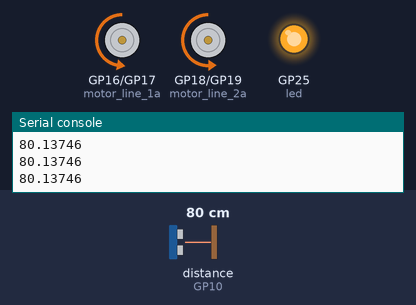
Recording of a program running on a simulated Raspberry Pi Pico running MicroPython. Parts: motor-driver pin pairs drawn as motors (green arrow = first pin HIGH = forward, orange = second pin HIGH = backward, longer = more drive), output pins drawn as LEDs (lit = HIGH), the last lines printed to the serial console. The inputs (shaded band) are chosen by the test bench; at power-on: distance to the obstacle (sensor on GP10) 80 cm. The echo pulse lasts 58.3 µs per cm; random numbers come from a fixed seed; pins used as bus, display or sensor lines are not drawn.

Above: at 1.2 s.
1.3 s: distance to the obstacle (sensor on GP10) set to 44 cm
2.8 s: distance to the obstacle (sensor on GP10) set to 36 cm
At 3.5 s:
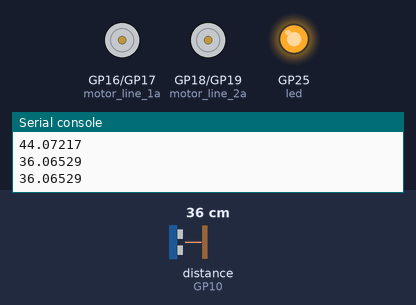
4.3 s: distance to the obstacle (sensor on GP10) set to 60 cm
At 5.3 s:
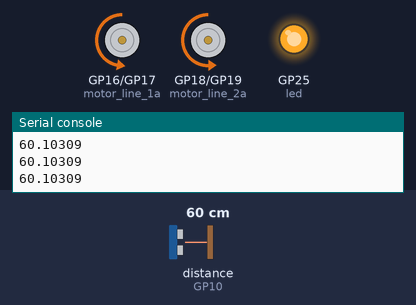
6.1 s: distance to the obstacle (sensor on GP10) set to 2 cm
At 7.5 s:
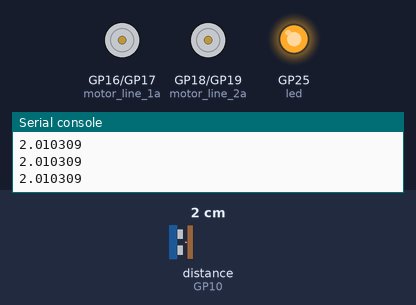
Timing chart, 0 to 8.6 s (numbered marks = the images above; inputs shaded):
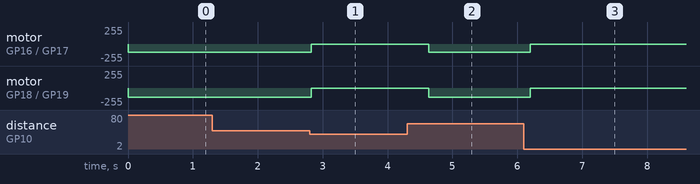

Measured:
- the behaviour switches between 40 and 39 cm on distance to the obstacle (sensor on GP10) (found by bisection; images 0 and 1)
- after the input at 2.8 s, motor on GP16 (motor_line_1a) / GP17 (motor_line_1b): backward 127/255 → stopped at once; motor on GP18 (motor_line_2a) / GP19 (motor_line_2b): backward 140/255 → stopped at once
- after the input at 4.3 s, motor on GP16 (motor_line_1a) / GP17 (motor_line_1b): stopped → backward 127/255 after 0.33 s; motor on GP18 (motor_line_2a) / GP19 (motor_line_2b): stopped → backward 140/255 after 0.33 s
- after the input at 6.1 s, motor on GP16 (motor_line_1a) / GP17 (motor_line_1b): backward 127/255 → stopped after 0.10 s; motor on GP18 (motor_line_2a) / GP19 (motor_line_2b): backward 140/255 → stopped after 0.10 s

The program:

robo_car_task3.py
```python
"""
Projekt für ein Roboter Workshop
Auto mit 2 Rädern faehrt ohne gegen Hindernisse zu stossen.
Ein Ultraschallsensor misst die Entfernung zu Hindernissen.
Bei zu geringem Abstand zum Hindernis haelt der Robo, dreht
in eine beliebige Richtung und faehrt weiter wenn kein Hindernis
in der Naehe.
Benoetigte Teile:
- 2WD Robot Car
- Motortreiber für 2 Motoren
- Ultraschallsensor HC-SR04P (3.3V) oder HC-SR04 (inkl. Levelshifter)
- Raspberry Pi Pico
- Batterien (5V Spannungsregler)
"""
# Aufgaben
# +++ 1) Messen mit dem Ultraschallentfernungssensor „HC-SR04“ in einer Dauerschleife
# +++ 2) Start / Stop der Motoren in Abhängigkeit der Entfernung
# +++ 3) Zufälliges drehen des Robos nach links oder rechts

# Micropython Bibliotheken und Klassen
import os   # Betriebssystem Funktionen, z.B. uname(), Infos zum Micropython board
import sys  # System Funktionen, z.B. exit()

from machine import Pin            # Pin-Klasse
from machine import PWM            # PWM-Klasse
from machine import time_pulse_us  # Funktion um Echopuls zu messen
from time import sleep             # Verzoegerung in Sekunden
from random import choice          # Zufallswahl
from utime import sleep_us         # Verzoegerung in Mikrosekunden

# Konstanten

# GPIOs des Abstandssensors
DISTANCE_TIME_OF_SOUND_AT_CM = 29.1
DISTANCE_MAX_RANGE_IN_CM = 500
DISTANCE_ECHO_PIN = 10
DISTANCE_TRIGGER_PIN = 11
DISTANCE_ECHO_TIMEOUT_US = int(DISTANCE_MAX_RANGE_IN_CM*2*DISTANCE_TIME_OF_SOUND_AT_CM)
# Motorenleistung/Geschwindigkeit, anpassen für Geradeauslauf
MOTOR_PWM_MAX_DUTY_CYLCE = 65535
MOTOR_PWM_FREQUENCY = 500
MOTOR_SPEED_1 = 0.5
MOTOR_SPEED_2 = 0.55
MOTOR_LINE_1A_PIN = 16  # Motor 1
MOTOR_LINE_1B_PIN = 17  # Motor 1
MOTOR_LINE_2A_PIN = 18  # Motor 2
MOTOR_LINE_2B_PIN = 19  # Motor 2
# Status LED
LED_ONBOARD_PIN = 25

# Globale Variablen

# Initialisiere IOs
motor_line_1a = PWM(Pin(MOTOR_LINE_1A_PIN, Pin.OUT), freq=MOTOR_PWM_FREQUENCY, duty_u16=0)
motor_line_1b = PWM(Pin(MOTOR_LINE_1B_PIN, Pin.OUT), freq=MOTOR_PWM_FREQUENCY, duty_u16=0)
motor_line_2a = PWM(Pin(MOTOR_LINE_2A_PIN, Pin.OUT), freq=MOTOR_PWM_FREQUENCY, duty_u16=0)
motor_line_2b = PWM(Pin(MOTOR_LINE_2B_PIN, Pin.OUT), freq=MOTOR_PWM_FREQUENCY, duty_u16=0)

distance_trigger = Pin(DISTANCE_TRIGGER_PIN, mode=Pin.OUT)
distance_echo = Pin(DISTANCE_ECHO_PIN, mode=Pin.IN, pull=Pin.PULL_DOWN)

# Erzeuge Instanzen der Motor-Klasse
led = Pin(LED_ONBOARD_PIN, Pin.OUT)

# Funktionen

# Funktionen zum Steuern des Robos
def motor_forward(pin1, pin2, speed):
    pin1.duty_u16(0)
    pin2.duty_u16(int(MOTOR_PWM_MAX_DUTY_CYLCE * speed))  # Type cast zu Integer, variable speed ist vom typ Float


def motor_backward(pin1, pin2, speed):
    pin1.duty_u16(int(MOTOR_PWM_MAX_DUTY_CYLCE * speed))  # Type cast zu Integer, variable speed ist vom typ Float
    pin2.duty_u16(0)


def motor_stop(pin1, pin2):
    pin1.duty_u16(0)
    pin2.duty_u16(0)


def robo_stop():
    """ Stoppt das Roboter Auto """
    # +++ 2) +++ alle Motoren stop
    motor_stop(motor_line_1a, motor_line_1b)
    motor_stop(motor_line_2a, motor_line_2b)
    # eine 1/2 Sekunde warten
    sleep(0.5)


def robo_go():
    """ Faehrt Roboter Auto forwaerts """
    # Fahre Robo vorwaerts
    motor_forward(motor_line_1a, motor_line_1b, MOTOR_SPEED_1)
    motor_forward(motor_line_2a, motor_line_2b, MOTOR_SPEED_2)


def robo_turn():
    """ Dreht Roboter in eine zufaellige Richtung """
    # servo_turn()  # Einkommentieren um einen Servo anzusteuern
    # +++ 3) +++ Drehe Robo in ein beliebige Richtung
    # Waehle zufaellig eine Drehrichtung
    richtung = 1
    if richtung:
        # Robo dreht in die eine Richtung
        motor_forward(motor_line_1a, motor_line_1b, MOTOR_SPEED_1)
        motor_backward(motor_line_2a, motor_line_2b, MOTOR_SPEED_2)

        # Robo dreht in die andere Richtung


    # Lass den Robo eine 1/4, 1/2 oder 3/4  Sekunde drehen
    delay = choice([0.25, 0.5, 0.75])
    sleep(delay)
    # alle Motoren stop
    robo_stop()

# Funktion zum Messen der netfernung mit einem Ultraschallsensors
def get_distance():
    distance_trigger.value(0)

    # Sende Puls von 10us
    sleep_us(5)
    distance_trigger.value(1)
    sleep_us(10)
    distance_trigger.value(0)
    # Hole Laenge des Echopuls
    pulse_time = time_pulse_us(distance_echo, 1, DISTANCE_ECHO_TIMEOUT_US)
    if pulse_time < 0:
        # Max Wert bei Fehlmessung
        pulse_time = DISTANCE_ECHO_TIMEOUT_US
    # Berechne Entfernung in cm
    distance_cm = (pulse_time / 2) / DISTANCE_TIME_OF_SOUND_AT_CM
    return distance_cm

# Hier beginnt das Hauptprogramm
def start():
    """ Startet Roboter Auto """
    # Try-Catch-Block
    try:
        print("Robo faehrt...")
        led.on()
        # servo_turn()  # Einkommentieren um einen Servo anzusteuern
        # Endlosschleife...
        while True:
            # +++ 1) +++ Schreibe Entfernung (cm) auf die Konsole
            distance = get_distance()
            if distance >= DISTANCE_MAX_RANGE_IN_CM:  # ignoriere Fehlmessung
                continue
            print(distance)

            # +++ 2) +++
            # Ist die Entfernung (cm) kleiner 40 cm?
            if distance < 40:
                # +++ 2) +++
                # Alle Motoren stop wenn Entfernung (cm) kleiner als 40 cm
                robo_stop()
                # +++ 3) +++
                # Drehe Robo in ein beliebige Richtung

            else:
                # +++ 2) +++
                # Andernfalls fahre Robo vorwaerts (Sensorwert (cm) kleiner als 40 cm)
                robo_go()
            sleep(0.1)  # Wartezeit zwischen Entfernungsmessungen
    # Fangen eines Fehlers/Signals
    except KeyboardInterrupt:
        print("Programm abgebrochen.")
    # Dieser Block wird immer ausgefuehrt: zum Schluss muss man aufraeumen
    finally:
        # Motoren aus
        robo_stop()
        led.off()
        print("Programm beendet.")

# Manuelles Ausführen in der IDE
if __name__ == '__main__':
    start()
```
